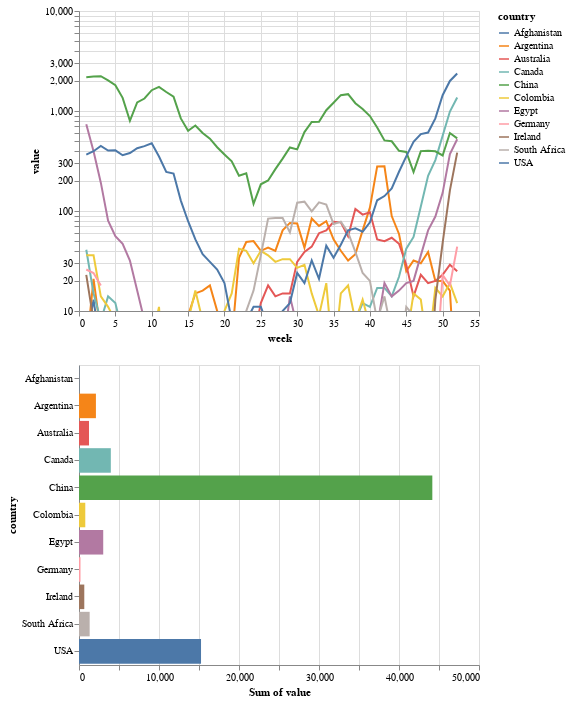

Notebook code for this chart:
### Code cell
brush = alt.selection_interval(encodings=['x'])

lines = alt.Chart(norm).mark_line(clip=True).encode(
    alt.X('week'),
    alt.Y('value', scale=alt.Scale(type='log', base=10, domain=[10,10000])),
    color='country'
).add_selection(brush)

bars = alt.Chart().mark_bar().encode(
    alt.X('sum(value)', scale=alt.Scale(domain=[0, 50000])),
    alt.Y('country'),
    color='country'
).transform_filter(brush)

alt.vconcat(lines, bars, data=norm)

### Figure 1 — Vega-Lite specification as saved in the notebook (floating-point values rounded to 4 significant figures; data arrays with more than 128 entries replaced by an {"elided": "..."} marker saying what was removed)
{"$schema": "https://vega.github.io/schema/vega-lite/v2.4.3.json", "config": {"view": {"height": 300, "width": 400}}, "data": {"values": {"elided": "572 records"}}, "vconcat": [{"data": {"values": {"elided": "572 records"}}, "encoding": {"color": {"field": "country", "type": "nominal"}, "x": {"field": "week", "type": "quantitative"}, "y": {"field": "value", "scale": {"base": 10, "domain": [10, 10000], "type": "log"}, "type": "quantitative"}}, "mark": {"clip": true, "type": "line"}, "selection": {"selector027": {"encodings": ["x"], "mark": {"fill": "#333", "fillOpacity": 0.125, "stroke": "white"}, "on": "[mousedown, window:mouseup] > window:mousemove!", "resolve": "global", "translate": "[mousedown, window:mouseup] > window:mousemove!", "type": "interval", "zoom": "wheel!"}}}, {"encoding": {"color": {"field": "country", "type": "nominal"}, "x": {"aggregate": "sum", "field": "value", "scale": {"domain": [0, 50000]}, "type": "quantitative"}, "y": {"field": "country", "type": "nominal"}}, "mark": "bar", "transform": [{"filter": {"selection": "selector027"}}]}]}
